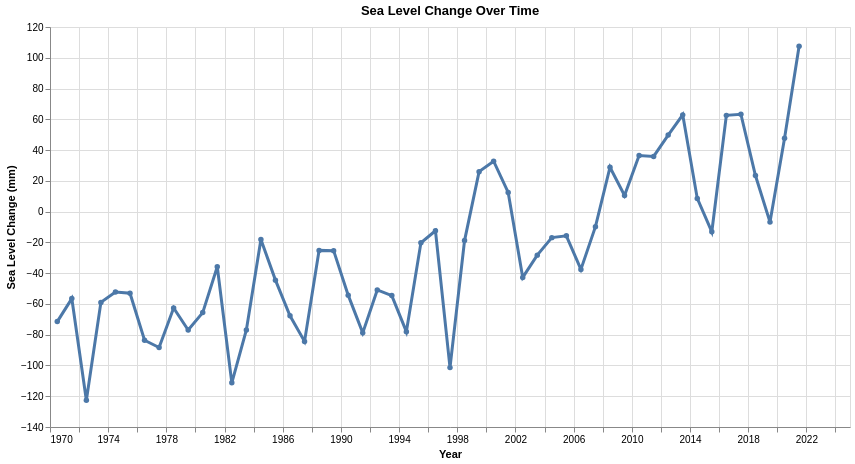

Notebook code cell kept with this figure:
### Code cell
import pandas as pd
import altair as alt

# Enable consistent theme
alt.themes.enable('vox')

# Load and preprocess all four sheets
def load_sheet(path, country):
    df = pd.read_excel(path, sheet_name="Observations")
    df['Country'] = country
    recon = df[['Reconstruction Year','Reconstruction Obs','Country']].rename(
        columns={'Reconstruction Year':'Year','Reconstruction Obs':'Sea Level (mm)'}
    )
    recon['Metric'] = 'Reconstruction Obs'
    sat = df[['Satellite Altimetry Year','Satellite Altimetry','Country']].rename(
        columns={'Satellite Altimetry Year':'Year','Satellite Altimetry':'Sea Level (mm)'}
    )
    sat['Metric'] = 'Satellite Altimetry'
    sat['Country'] = country
    return pd.concat([recon, sat])

bang = load_sheet("data/bangladesh_sea_level.xlsx", "Bangladesh")
mal = load_sheet("data/maldives_sea_level.xlsx", "Maldives")
phi = load_sheet("data/philippines_sea_level.xlsx", "Philippines")

df = pd.concat([bang, mal, phi], ignore_index=True).dropna(subset=['Year','Sea Level (mm)'])


# Build selections
countries = df['Country'].unique().tolist()
metrics   = df['Metric'].unique().tolist()

country_sel = alt.selection_point(
    name='CountrySel',
    fields=['Country'],
    bind=alt.binding_radio(options=countries, name='Country: '),
    value=[{'Country':countries[0]}],
    empty='none'
)

metric_sel = alt.selection_point(
    name='MetricSel',
    fields=['Metric'],
    bind=alt.binding_radio(options=metrics, name='Sea Level Metric: '),
    value=[{'Metric':metrics[0]}],
    empty='none'
)

# Base encoding (no filters)
base = alt.Chart(df).encode(
    x=alt.X('Year:Q', title='Year', axis=alt.Axis(format='d')),
    y=alt.Y('Sea Level (mm):Q', title='Sea Level Change (mm)'),
    tooltip=[
        alt.Tooltip('Country:N', title='Country'),
        alt.Tooltip('Metric:N', title='Metric'),
        alt.Tooltip('Year:Q',   title='Year', format='d'),
        alt.Tooltip('Sea Level (mm):Q', title='Sea Level', format='.2f')
    ]
)

# Transparent background layer: only filter by metric
background = base.mark_line(opacity=0).transform_filter(metric_sel)

# Foreground layer: filter by both country and metric
foreground = (
    base.mark_line(point=True, strokeWidth=3)
        .transform_filter(country_sel)
        .transform_filter(metric_sel)
)

chart = (
    alt.layer(background, foreground)
        .add_params(country_sel, metric_sel)
        .properties(
            width=800,
            height=400,
            title='Sea Level Change Over Time'
        )
        .interactive()
)

chart

### Figure 1 — Vega-Lite specification as saved in the notebook (floating-point values rounded to 4 significant figures; data arrays with more than 128 entries replaced by an {"elided": "..."} marker saying what was removed)
{"usermeta": {"embedOptions": {"theme": "vox"}}, "config": {"view": {"continuousWidth": 300, "continuousHeight": 300}}, "layer": [{"mark": {"type": "line", "opacity": 0}, "encoding": {"tooltip": [{"field": "Country", "title": "Country", "type": "nominal"}, {"field": "Metric", "title": "Metric", "type": "nominal"}, {"field": "Year", "format": "d", "title": "Year", "type": "quantitative"}, {"field": "Sea Level (mm)", "format": ".2f", "title": "Sea Level", "type": "quantitative"}], "x": {"axis": {"format": "d"}, "field": "Year", "title": "Year", "type": "quantitative"}, "y": {"field": "Sea Level (mm)", "title": "Sea Level Change (mm)", "type": "quantitative"}}, "name": "view_27", "transform": [{"filter": {"param": "MetricSel", "empty": false}}]}, {"mark": {"type": "line", "point": true, "strokeWidth": 3}, "encoding": {"tooltip": [{"field": "Country", "title": "Country", "type": "nominal"}, {"field": "Metric", "title": "Metric", "type": "nominal"}, {"field": "Year", "format": "d", "title": "Year", "type": "quantitative"}, {"field": "Sea Level (mm)", "format": ".2f", "title": "Sea Level", "type": "quantitative"}], "x": {"axis": {"format": "d"}, "field": "Year", "title": "Year", "type": "quantitative"}, "y": {"field": "Sea Level (mm)", "title": "Sea Level Change (mm)", "type": "quantitative"}}, "transform": [{"filter": {"param": "CountrySel", "empty": false}}, {"filter": {"param": "MetricSel", "empty": false}}]}], "data": {"name": "data-e1c478ae36b5ed3d542a55aaa02e537a"}, "height": 400, "params": [{"name": "CountrySel", "select": {"type": "point", "fields": ["Country"]}, "bind": {"input": "radio", "options": ["Bangladesh", "Maldives", "Philippines"], "name": "Country: "}, "value": [{"Country": "Bangladesh"}], "views": ["view_27"]}, {"name": "MetricSel", "select": {"type": "point", "fields": ["Metric"]}, "bind": {"input": "radio", "options": ["Reconstruction Obs", "Satellite Altimetry"], "name": "Sea Level Metric: "}, "value": [{"Metric": "Reconstruction Obs"}], "views": ["view_27"]}, {"name": "param_34", "select": {"type": "interval", "encodings": ["x", "y"]}, "bind": "scales", "views": ["view_27"]}], "title": "Sea Level Change Over Time", "width": 800, "$schema": "https://vega.github.io/schema/vega-lite/v5.8.0.json", "datasets": {"data-e1c478ae36b5ed3d542a55aaa02e537a": {"elided": "1317 records"}}}
